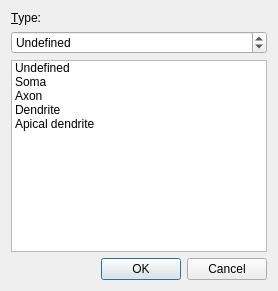
<?xml version="1.0" encoding="UTF-8"?>
<ui version="4.0">
 <author>GOU Lingfeng</author>
 <class>gapr::fix::SelectTypeDialog</class>
 <widget class="QDialog" name="gapr::fix::SelectTypeDialog">
  <property name="geometry">
   <rect>
    <x>0</x>
    <y>0</y>
    <width>307</width>
    <height>317</height>
   </rect>
  </property>
  <property name="windowTitle">
   <string>Select type</string>
  </property>
  <layout class="QVBoxLayout" name="verticalLayout">
   <property name="sizeConstraint">
    <enum>QLayout::SetFixedSize</enum>
   </property>
   <item>
    <widget class="QLabel" name="label">
     <property name="minimumSize">
      <size>
       <width>240</width>
       <height>0</height>
      </size>
     </property>
     <property name="text">
      <string>&amp;Type:</string>
     </property>
     <property name="buddy">
      <cstring>type</cstring>
     </property>
    </widget>
   </item>
   <item>
    <widget class="QSpinBox" name="type">
     <property name="wrapping">
      <bool>true</bool>
     </property>
     <property name="buttonSymbols">
      <enum>QAbstractSpinBox::UpDownArrows</enum>
     </property>
     <property name="specialValueText">
      <string>Undefined</string>
     </property>
     <property name="maximum">
      <number>15</number>
     </property>
     <property name="singleStep">
      <number>1</number>
     </property>
    </widget>
   </item>
   <item>
    <widget class="QListWidget" name="listWidget">
     <item>
      <property name="text">
       <string>Undefined</string>
      </property>
     </item>
     <item>
      <property name="text">
       <string>Soma</string>
      </property>
     </item>
     <item>
      <property name="text">
       <string>Axon</string>
      </property>
     </item>
     <item>
      <property name="text">
       <string>Dendrite</string>
      </property>
     </item>
     <item>
      <property name="text">
       <string>Apical dendrite</string>
      </property>
     </item>
    </widget>
   </item>
   <item>
    <widget class="QDialogButtonBox" name="button_box">
     <property name="orientation">
      <enum>Qt::Horizontal</enum>
     </property>
     <property name="standardButtons">
      <set>QDialogButtonBox::Cancel|QDialogButtonBox::Ok</set>
     </property>
    </widget>
   </item>
  </layout>
 </widget>
 <resources/>
 <connections/>
</ui>
